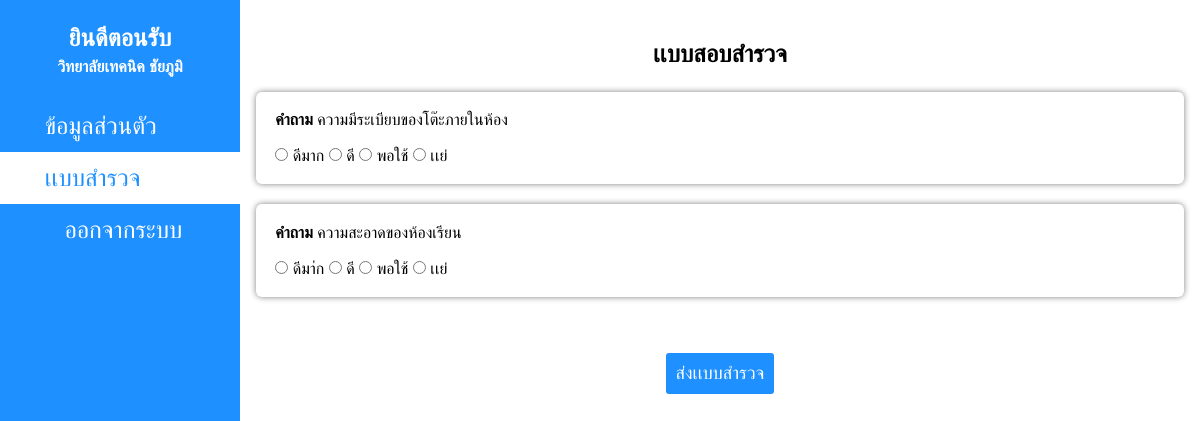
/user/do.php?id=9 (signed in), run on the app's committed database.
### tables this page shows
CREATE TABLE `ask` (
  `ask_id` int(11) NOT NULL,
  `ask_name` varchar(100) NOT NULL,
  `poll_id` int(11) NOT NULL
);

CREATE TABLE `ans` (
  `ans_id` int(11) NOT NULL,
  `ans_text` varchar(100) NOT NULL,
  `ask_id` int(11) NOT NULL,
  `poll_id` int(11) NOT NULL
);

### config/database.php (called while the page is built, shortened)
<?php
class Database{
    public $host = "localhost";
    public $username = "root";
    public $password = "";
    public $dbname = "p_poll";
    public $db;
    public function dbconect(){
        $this->db = new mysqli($this->host, $this->username, $this->password, $this->dbname);
        $this->db->set_charset("utf8mb4");
    }
    public function selectwhere($table, $where){
        $condition = "";
         foreach($where as $key => $value){
            $condition .= $key . " = '" . $value . "' AND ";
         }
         $condition = substr($condition, 0, -5);
         $sql = "SELECT * FROM " . $table . " WHERE " . $condition . " ";
         $result = $this->db->query($sql);
         $list = array();
         while($data = $result->fetch_assoc()){
            $list[] = $data;
         }
         return $list;
    }
}
?>

### config/load.php (called while the page is built, shortened)
<?php
require_once 'database.php';
$db = new Database();
?>

### user/do.php (the view, shortened to what this page needs)
    <?php
require_once 'header.php';
$where_edit = array(
    'poll_id' =>  $_SESSION['id']
);
$log_ask = $db->selectwhere('ask', $where_edit);
?>
<body>
    <h2>เเบบสอบสำรวจ</h2>
    <div class="d-fixed">
<?php
foreach($log_ask as $row_ask){
    $where_ans = array(
        'ask_id' => $row_ask['ask_id']
    );
    $log_ans = $db->selectwhere('ans', $where_ans);
?>
<div class="box-fixed" style="width:100%;">
    <div class="form-report">
<form method="post">
<p><b>คำถาม </b> <?php echo $row_ask['ask_name'] ?></p>
<br>
<?php foreach($log_ans as $key => $row_ans){ ?>
    <input type="radio" name="ans[<?php echo $row_ask['ask_id'] ?>]" id="ans<?php echo $row_ans['ans_id'] ?>" value="<?php echo $row_ans['ans_id'] ?>" required>
    <label for="ans<?php echo $row_ans['ans_id'] ?>"><?php echo $row_ans['ans_text'] ?></label>
<?php } ?>
</div>
<?php echo "</div>"; } ?>
<br><br>
</div>
<center>
<button class="btn" type="submit" name="save">
    ส่งเเบบสำรวจ
</button>
</center>
</body>
</html>

### config/style.css (style rules this page uses)
* { margin: 0; padding: 0; box-sizing: border-box; font-family: Arial,sans-serif; }
.d-fixed { display: flex; gap:20px; flex-wrap: wrap; }
.box-fixed { box-shadow: 0px 0px 6px 0px gray; padding: 1.2rem; border-radius: 6px; }
h2,h1 { text-align: center; margin-top: 24px; margin-bottom: 24px; }
.btn { justify-content: center; padding: 10px; border-radius: 3px; border: none; background-color: dodgerblue; color:white; cursor: pointer; font-size: 18px; }

### data on the page
ask: ask_name "ความมีระเบียบของโต๊ะภายในห้อง"
ans: ans_text "ดีมาก"
ans: ans_text "ดี"
ans: ans_text "พอใช้"
ans: ans_text "เเย่"
ask: ask_name "ความสะอาดของห้องเรียน"
ans: ans_text "ดีมา่ก"
ans: ans_text "ดี"
ans: ans_text "พอใช้"
ans: ans_text "เเย่"
